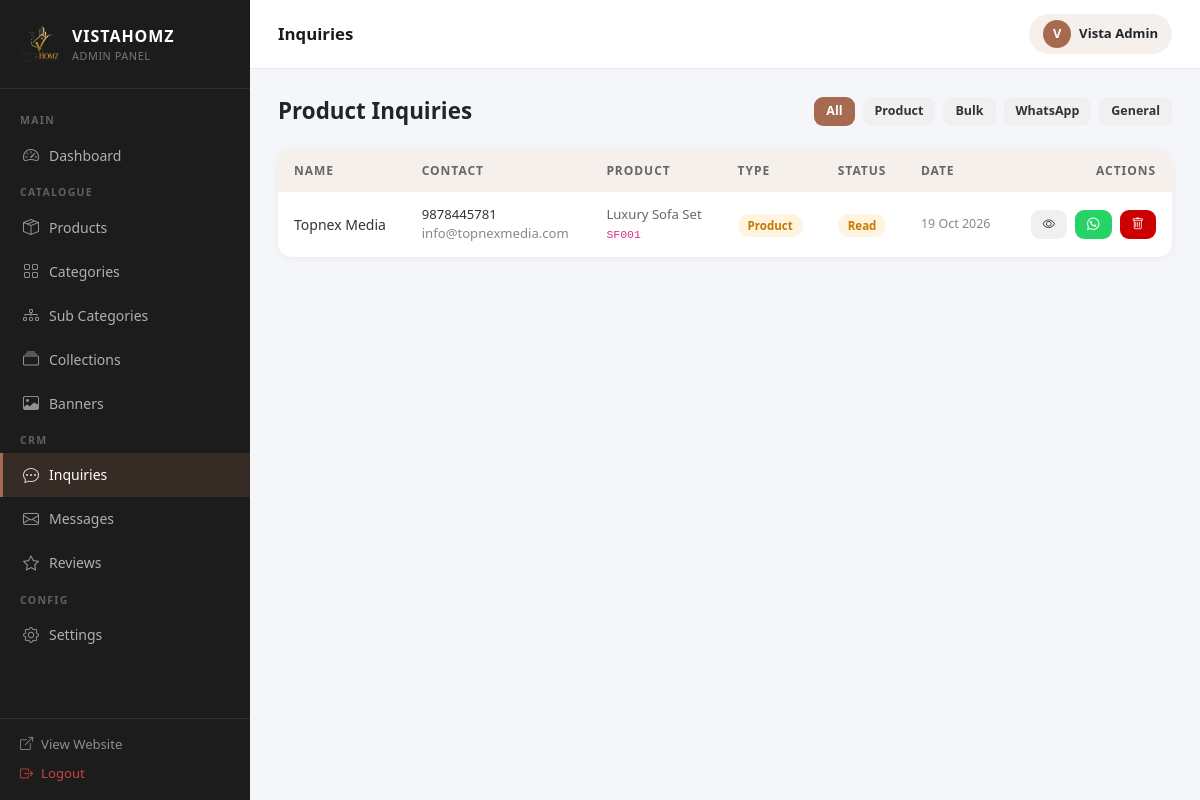
/admin/inquiries/index.php (signed in), run on the app's committed database.
### tables this page shows
CREATE TABLE `inquiries` (
  `id` int(10) UNSIGNED NOT NULL,
  `type` enum('product','bulk','whatsapp','general') NOT NULL DEFAULT 'general',
  `product_id` int(10) UNSIGNED DEFAULT NULL,
  `product_name` varchar(200) DEFAULT NULL,
  `product_code` varchar(50) DEFAULT NULL,
  `name` varchar(150) NOT NULL,
  `email` varchar(150) DEFAULT NULL,
  `phone` varchar(20) NOT NULL,
  `message` text DEFAULT NULL,
  `source` varchar(100) DEFAULT NULL,
  `is_read` tinyint(1) NOT NULL DEFAULT 0,
  `is_replied` tinyint(1) NOT NULL DEFAULT 0,
  `admin_notes` text DEFAULT NULL,
  `created_at` datetime NOT NULL DEFAULT current_timestamp()
);

### functions/inquiries.php (called while the page is built, shortened)
<?php
function getInquiries(int $limit = 50, int $offset = 0, string $type = ''): array {
    global $pdo;
    $sql = "SELECT * FROM inquiries";
    $validTypes = ['product', 'bulk', 'whatsapp', 'general'];
    $useType = in_array($type, $validTypes, true);
    $sql .= " ORDER BY created_at DESC, id DESC LIMIT :lim OFFSET :off";
    $stmt = $pdo->prepare($sql);
    $stmt->bindValue(':lim', max(1, $limit), PDO::PARAM_INT);
    $stmt->bindValue(':off', max(0, $offset), PDO::PARAM_INT);
    $stmt->execute();
    return $stmt->fetchAll();
}

### admin/inquiries/index.php (the view, shortened to what this page needs)
<?php
require_once __DIR__ . '/../../includes/auth.php';
require_once __DIR__ . '/../../functions/inquiries.php';
$type = $_GET['type'] ?? '';
$inquiries = getInquiries(50, 0, $type);
include __DIR__ . '/../layout.php';
?>
<div class="adm-page-header">
  <h1>Product Inquiries</h1>
  <div class="d-flex gap-2">
    <?php foreach ([''=>'All','product'=>'Product','bulk'=>'Bulk','whatsapp'=>'WhatsApp','general'=>'General'] as $k=>$l): ?>
    <a href="?type=<?php echo $k; ?>" class="adm-btn <?php echo $type===$k?'adm-btn-primary':'adm-btn-secondary'; ?> adm-btn-sm"><?php echo $l; ?></a>
    <?php endforeach; ?>
  </div>
</div>
<div class="adm-table">
  <table>
    <thead><tr><th>Name</th><th>Contact</th><th>Product</th><th>Type</th><th>Status</th><th>Date</th><th style="text-align:right;">Actions</th></tr></thead>
    <tbody>
      <?php foreach ($inquiries as $inq): ?>
      <tr style="<?php echo !$inq['is_read'] ? 'background:#fffbf7;font-weight:600;' : ''; ?>">
        <td><?php echo htmlspecialchars($inq['name']); ?></td>
        <td style="font-size:0.82rem;"><?php echo htmlspecialchars($inq['phone']); ?><?php if ($inq['email']): ?><br><span style="color:#888;"><?php echo htmlspecialchars($inq['email']); ?></span><?php endif; ?></td>
        <td style="font-size:0.82rem;color:#666;"><?php echo $inq['product_name'] ? htmlspecialchars($inq['product_name']) . '<br><code>' . htmlspecialchars($inq['product_code']) . '</code>' : '—'; ?></td>
        <td><span class="badge-pending"><?php echo ucfirst($inq['type']); ?></span></td>
        <td><?php echo $inq['is_replied'] ? '<span class="badge-active">Replied</span>' : ($inq['is_read'] ? '<span class="badge-pending">Read</span>' : '<span style="background:#1e3a5f;color:#fff;padding:4px 10px;border-radius:50px;font-size:0.7rem;font-weight:700;">New</span>'); ?></td>
        <td style="font-size:0.78rem;color:#888;"><?php echo date('d M Y', strtotime($inq['created_at'])); ?></td>
        <td style="text-align:right;">
          <div class="d-flex gap-2 justify-content-end">
            <a href="?view=<?php echo $inq['id']; ?>" class="adm-btn adm-btn-secondary adm-btn-sm"><i class="bi bi-eye"></i></a>
            <a href="https://wa.me/<?php echo preg_replace('/[^0-9]/','',$inq['phone']); ?>" target="_blank" class="adm-btn adm-btn-sm" style="background:#25d366;color:#fff;"><i class="bi bi-whatsapp"></i></a>
            <a href="?delete=<?php echo $inq['id']; ?>" class="adm-btn adm-btn-danger adm-btn-sm" data-confirm="Delete this inquiry?"><i class="bi bi-trash"></i></a>
          </div>
        </td>
      </tr>
      <?php endforeach; ?>
    </tbody>
  </table>
</div>
<?php include __DIR__ . '/../layout_footer.php'; ?>

### admin/layout.php (style rules this page uses)
:root { --brown:#a56a4f; --brown-dark:#7a4a35; --beige:#f5f0eb; --sidebar-w:250px; }
* { box-sizing: border-box; }
body { font-family: 'Segoe UI', system-ui, sans-serif; background: #f4f6f9; margin: 0; }
.adm-table { background: #fff; border-radius: 14px; overflow: hidden; box-shadow: 0 1px 8px rgba(0,0,0,0.06); }
.adm-table table { width: 100%; border-collapse: collapse; }
.adm-table thead th { background: var(--beige); padding: 12px 16px; font-size: 0.75rem; font-weight: 700; text-transform: uppercase; letter-spacing: 0.08em; color: #666; text-align: left; }
.adm-table tbody td { padding: 13px 16px; font-size: 0.875rem; color: #333; border-bottom: 1px solid #f0f0f0; vertical-align: middle; }
.adm-table tbody tr:last-child td { border-bottom: none; }
.adm-btn { display: inline-flex; align-items: center; gap: 7px; padding: 9px 20px; border-radius: 9px; font-size: 0.85rem; font-weight: 600; cursor: pointer; border: none; text-decoration: none; }
.adm-btn-primary { background: var(--brown); color: #fff; }
.adm-btn-danger { background: #c00; color: #fff; }
.adm-btn-secondary { background: #f0f0f0; color: #333; }
.adm-btn-sm { padding: 5px 12px; font-size: 0.78rem; }
.badge-pending { background: rgba(245,160,0,0.12); color: #c87800; padding: 4px 10px; border-radius: 50px; font-size: 0.72rem; font-weight: 700; }
.adm-page-header { display: flex; align-items: center; justify-content: space-between; margin-bottom: 24px; }
.adm-page-header h1 { font-size: 1.4rem; font-weight: 800; margin: 0; }

### data on the page
inquiries: name "Topnex Media", phone "9878445781", email "info@topnexmedia.com", product_name "Luxury Sofa Set", product_code "SF001", type "Product", is_replied "Read", created_at "19 Oct 2026"

### other printed values
$a_title "Inquiries"
substr($admin['name'] ?: 'A', 0, 1) "V"
$admin['name'] ?: 'Admin' "Vista Admin"
$l "All"
$l "Product"
$l "Bulk"
$l "WhatsApp"
$l "General"
